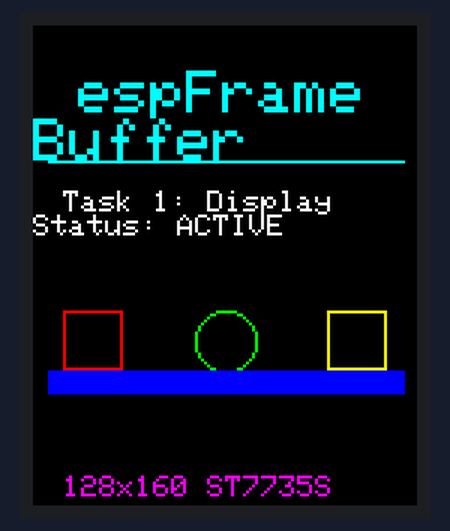
The sketch below on a simulated ESP32. Shown: 128×160 colour display. What the sketch prints to the serial monitor is not drawn.

Above: at 2.4 s.

The sketch:

task1_DisplayOnTFT.ino
```cpp
/*
 * ============================================================================
 * PROJECT: espFrameBuffer - Task 1: Display on TFT LCD
 * ============================================================================
 * PURPOSE:
 *   Initialize and display content on a 1.8" TFT LCD display (128x160 pixels)
 *   with ST7735s controller. This is the foundation task for framebuffer output.
 *
 * HARDWARE:
 *   - Microcontroller: ESP32 or ESP32-C3
 *   - Display: 1.8" TFT LCD (128x160 pixels) with ST7735s controller
 *   - Communication: SPI (4-wire)
 *
 * REQUIRED LIBRARIES:
 *   - Adafruit_ST7735 (https://github.com/adafruit/Adafruit-ST7735-Library)
 *   - Adafruit_GFX (https://github.com/adafruit/Adafruit-GFX-Library)
 *
 * INSTALLATION:
 *   Arduino IDE → Sketch → Include Library → Manage Libraries
 *   Search for "Adafruit ST7735" and "Adafruit GFX" → Install
 *
 * WIRING:
 *   TFT Pin  | Function      | ESP32/C3 Pin
 *   ---------|---------------|------------------
 *   VCC      | Power (3.3V)  | 3V3
 *   GND      | Ground        | GND
 *   CS       | Chip Select   | GPIO 7 (ESP32-C3) / GPIO 5 (ESP32)
 *   RESET    | Reset         | GPIO 8 (ESP32-C3) / GPIO 4 (ESP32)
 *   A0/DC    | Data/Command  | GPIO 10 (ESP32-C3) / GPIO 2 (ESP32)
 *   SDA/MOSI | Data In       | GPIO 6 (ESP32-C3) / GPIO 23 (ESP32)
 *   SCK      | Clock         | GPIO 4 (ESP32-C3) / GPIO 18 (ESP32)
 *   LED      | Backlight     | 3V3 (or PWM GPIO for brightness)
 *
 * ============================================================================
 */

#include <Adafruit_ST7735.h>
#include <Adafruit_GFX.h>
#include <SPI.h>

// ============================================================================
// CUSTOM COLOR DEFINITIONS (Fixed RGB565 Color Order)
// ============================================================================
// Some ST7735S displays have color channel swap. These definitions correct it.
#define COLOR_BLACK   0x0000
#define COLOR_WHITE   0xFFFF
#define COLOR_RED     0xF800
#define COLOR_BLUE    0x001F
#define COLOR_GREEN   0x07E0
#define COLOR_CYAN    0x07FF  // Fixed: should be blue + green
#define COLOR_YELLOW  0xFFE0  // Fixed: should be red + green
#define COLOR_MAGENTA 0xF81F  // Fixed: should be red + blue

// ============================================================================
// PIN DEFINITIONS (Board-specific)
// ============================================================================

#if defined(ESP32) && !defined(CONFIG_IDF_TARGET_ESP32C3)
  // ESP32 (38-pin variant) SPI pin definitions
  #define TFT_CS   5    // Chip Select
  #define TFT_RST  4    // Reset
  #define TFT_DC   2    // Data/Command
  #define TFT_MOSI 23   // SDA/MOSI
  #define TFT_SCK  18   // Clock
  #define SPI_FREQ 40000000  // 40 MHz

#elif defined(CONFIG_IDF_TARGET_ESP32C3) || defined(ESP32C3)
  // ESP32-C3 SPI pin definitions
  #define TFT_CS   7    // Chip Select
  #define TFT_RST  8    // Reset
  #define TFT_DC   10   // Data/Command
  #define TFT_MOSI 6    // SDA/MOSI
  #define TFT_SCK  4    // Clock
  #define SPI_FREQ 40000000  // 40 MHz

#else
  #error "Unsupported microcontroller. Please use ESP32 or ESP32-C3."
#endif

// ============================================================================
// GLOBAL OBJECTS
// ============================================================================

// Create TFT display object (using software SPI)
Adafruit_ST7735 tft = Adafruit_ST7735(TFT_CS, TFT_DC, TFT_MOSI, TFT_SCK, TFT_RST);

// ============================================================================
// SETUP - Initialize hardware and display
// ============================================================================

void setup() {
  Serial.begin(115200);
  delay(2000);

  // Log startup information
  Serial.println("\n\n===========================================");
  Serial.println("espFrameBuffer - Task 1: Display on TFT LCD");
  Serial.println("===========================================");

  #if defined(ESP32) && !defined(CONFIG_IDF_TARGET_ESP32C3)
    Serial.println("Board: ESP32");
  #elif defined(CONFIG_IDF_TARGET_ESP32C3) || defined(ESP32C3)
    Serial.println("Board: ESP32-C3");
  #endif

  Serial.println("Initializing TFT display...");

  // Initialize display with Adafruit_ST7735
  // Try BLACKTAB first for better color accuracy on some ST7735S variants
  tft.initR(INITR_BLACKTAB);  // Using BLACKTAB for better color rendering

  // Set rotation (0=Portrait, 1=Landscape, 2=Portrait-flipped, 3=Landscape-flipped)
  tft.setRotation(0);

  // Fill screen with black background
  tft.fillScreen(COLOR_BLACK);

  Serial.println("✓ Display initialized successfully");
  Serial.println("===========================================\n");

  // Small delay to stabilize display
  delay(100);

  // Draw initial content
  displayStartupScreen();
}

// ============================================================================
// MAIN LOOP
// ============================================================================

void loop() {
  // For now, hold the startup screen, loop can be extended for future tasks
  delay(1000);
}

// ============================================================================
// DISPLAY FUNCTIONS
// ============================================================================

/*
 * displayStartupScreen()
 * Displays welcome message and system information on the TFT LCD
 */
void displayStartupScreen() {
  // Define margin to avoid edge pixels
  int margin = 5;

  // Clear screen
  tft.fillScreen(COLOR_BLACK);

  // Draw title with margin from edges
  tft.setCursor(margin + 10, margin + 10);
  tft.setTextColor(COLOR_CYAN);
  tft.setTextSize(2);
  tft.println("espFrame");
  tft.println("Buffer");

  // Draw separator line with margin
  tft.drawLine(margin, margin + 40, 128 - margin, margin + 40, COLOR_CYAN);

  // Draw task information
  tft.setCursor(margin + 5, margin + 50);
  tft.setTextColor(COLOR_WHITE);
  tft.setTextSize(1);
  tft.println("Task 1: Display");
  tft.println("Status: ACTIVE");

  // Draw some decorative shapes
  drawBackgroundPattern();

  // Draw footer with display info
  tft.setCursor(margin + 5, 150);
  tft.setTextColor(COLOR_MAGENTA);
  tft.setTextSize(1);
  tft.println("128x160 ST7735S");
}

/*
 * drawBackgroundPattern()
 * Draws decorative shapes on the display
 */
void drawBackgroundPattern() {
  // Define margin to avoid edge pixels
  int margin = 5;

  // Draw colored rectangles with margin spacing
  tft.drawRect(margin + 5, 95, 20, 20, COLOR_RED);
  tft.drawRect(128 - margin - 25, 95, 20, 20, COLOR_YELLOW);

  // Draw small circle in center area
  tft.drawCircle(64, 105, 10, COLOR_GREEN);

  // Draw line pattern with margin
  for (int i = 0; i < 8; i++) {
    tft.drawLine(margin, 115 + i, 128 - margin, 115 + i, COLOR_BLUE);
    delay(5);  // Reduced delay for smoother rendering
  }
}

// ============================================================================
// END OF FILE
// ============================================================================
```
